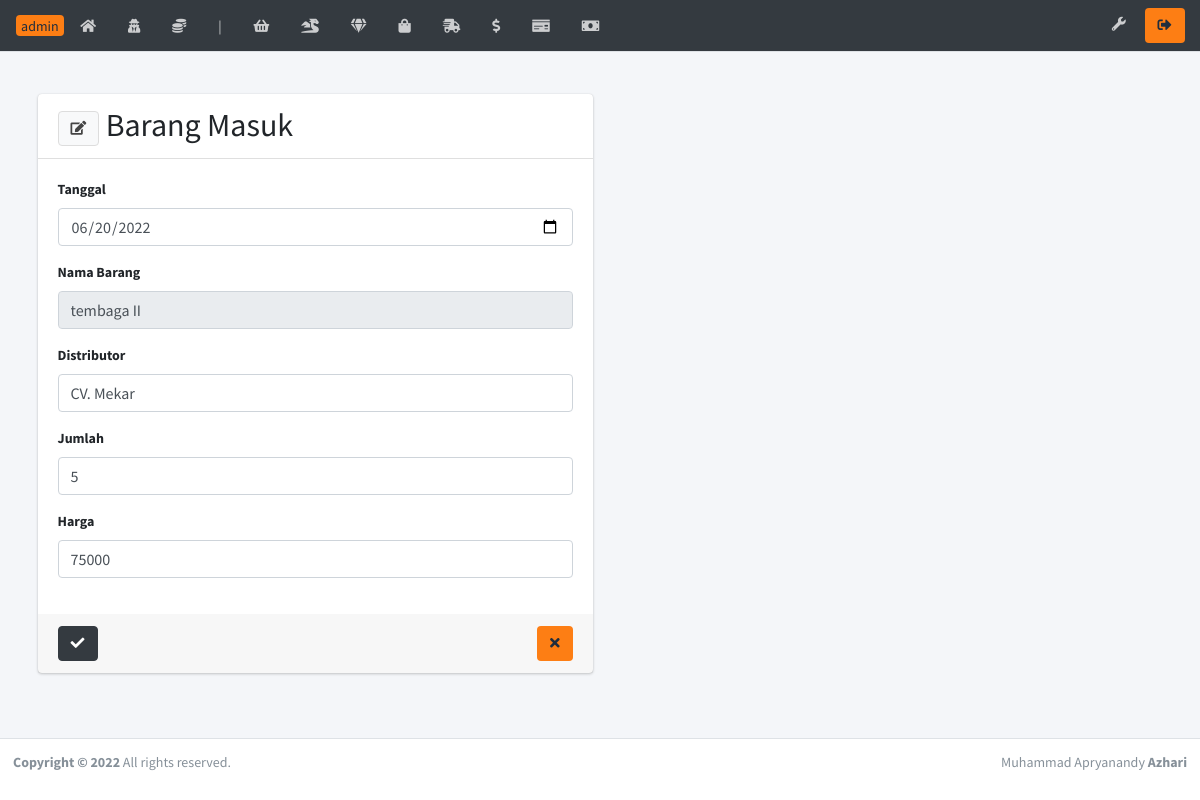
/brs46/barangmasuk_edit.php?idbarangmasuk=4, run on the app's committed database.
### tables this page shows
CREATE TABLE `barangmasuk` (
  `idbarangmasuk` int(11) NOT NULL,
  `idbarang` int(11) NOT NULL,
  `kuantiti` int(5) NOT NULL,
  `tgl` date NOT NULL,
  `distributor` varchar(50) NOT NULL,
  `hargamasuk` float NOT NULL
);

CREATE TABLE `barang` (
  `idbarang` int(5) NOT NULL,
  `kode` varchar(10) NOT NULL,
  `namabarang` varchar(80) NOT NULL,
  `jenis` varchar(50) NOT NULL,
  `jumlah` int(5) NOT NULL,
  `harga` double NOT NULL,
  `berat` varchar(5) NOT NULL
);

### brs46/barangmasuk_edit.php (the view, shortened to what this page needs)
<?php require('headernya.php');
	$idbarangmasuk = $_GET['idbarangmasuk'];
	$query = mysqli_query($kon, "SELECT * FROM barangmasuk INNER JOIN barang ON barangmasuk.idbarang = barang.idbarang WHERE idbarangmasuk = '$idbarangmasuk'");
	$data  = mysqli_fetch_array($query);
?>
  <div class="content-wrapper">
    <br><br>
    <section class="content">
      <div class="container">
        <div class="row">
          <div class="col-md-6 col-sm-12">
            <div class="card">
              <div class="card-header">
                <h2 style="display:inline;"><button class="btn btn-default" type="button" data-toggle="tooltip" data-placement="bottom" title="Ubah"><i class="fas fa-edit"></i></button> Barang Masuk</h2>
              </div>
              <div class="card-body">
                <form action="" method="POST" autocomplete="off">
                  <div class="form-group">
                    <label>Tanggal</label>
                    <input type="date" class="form-control" name="tgl" value="<?= $data['tgl'] ?>">
                  </div>
                  <td>
                  <div class="form-group">
                    <label>Nama Barang</label>
                    <input type="text" class="form-control" name="namabarang" value="<?= $data['namabarang']?>" readonly>
                  </div>
                  <div class="form-group">
                    <label>Distributor</label>
                    <input type="text" class="form-control" name="distributor" value="<?= $data['distributor'] ?>">
                  </div>
                  <div class="form-group">
                    <label>Jumlah</label>
                    <input type="number" class="form-control" name="kuantiti" value="<?= $data['kuantiti'] ?>">
                  </div>
                  <div class="form-group">
                    <label>Harga</label>
                    <input type="number" class="form-control" name="hargamasuk" value="<?= $data['hargamasuk'] ?>">
                  </div>
                </div>
                <div class="card-footer">
                  <button type="submit" name="simpan" class="btn btn-dark" data-toggle="tooltip" data-placement="bottom" title="Simpan"><i class="fas fa-check"></i></button>
                  <button type="button" onclick="window.location='barangmasuk.php';" data-toggle="tooltip" data-placement="bottom" title="Kembali" class="btn bg-orange float-right">
                    <i class="fas fa-times"></i></button>
                </div>
            	</div>
            </div>
        </div>
      </section>
  </div>
<?php require('footernya.php') ?>

### data on the page
barangmasuk: tgl "06/20/2022", namabarang "tembaga II", distributor "CV. Mekar", kuantiti "5", hargamasuk "75000"
